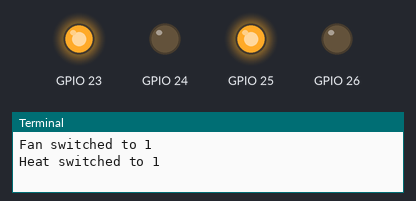
A program run on a simulated Raspberry Pi (BCM pin numbers). Shown: output pins drawn as LEDs (lit = HIGH), the last lines printed to the terminal. At 5.0 s the program stops and its outputs stay as they are.

Above: at 0.1 s.
At 4.1 s:
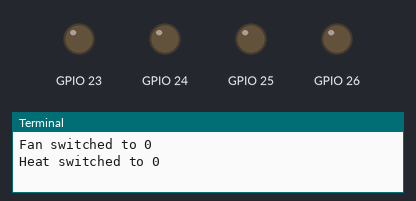
Timing chart, 0 to 5.6 s (numbered marks = the images above):
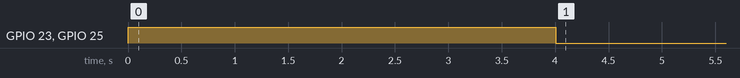

Measured:
- by itself, GPIO 23, GPIO 25: LOW → HIGH at 0.00 s, → LOW 4.0 s later

The program:

main.py
```python
# coding=UTF_8
# rpi-thermostat core module
# Micah Raney
#
# Contains core functionality for thermostat:
# temperature detection-adjustment loop,
# hardware pinout assignments

DEG = '°'

import thermostat
import time

fake_temp_f = 70
test_mode = 'heat'

def read_temp_f():
	return fake_temp_f

def main_loop():
	current_temp_f = read_temp_f()
	desired_temp_f = t.get_desired_temp_f()

	print("Current Temp: " + str(current_temp_f) + DEG + " Fahrenheit")
	print("Desired Temperature: " + str(desired_temp_f))

# Program Start

print("\n*Start*\n")

fan = 23
cold = 24
heat = 25
aux = 26
pins = [ fan, cold, heat, aux ]
t = thermostat.Thermostat(pins, test_mode, 'auto', 75)

while t.mode is not 'off' and t.get_desired_temp_f() is not read_temp_f():
	if test_mode == 'heat' or test_mode == 'aux':
		fake_temp_f += 1 # temp raises
	elif test_mode == 'cold':
		fake_temp_f -= 1 # temp lowers
	main_loop()
	t.adjust_temp_f(read_temp_f())
	print()
	time.sleep(1)
print("*End*\n")
```

thermostat.py
```python
import pinout

class Thermostat:
    modes = ['off', 'heat', 'cold' 'aux'] # precise mode?
    fan_modes = ['auto', 'on']

    def __init__(self, pins, mode = 'off', fan_mode = 'auto', desired_temp_f = 75):
        self.pinout = pinout.Pinout(pins[0],pins[1],pins[2],pins[3])
        self.mode = mode
        self.fan_mode = fan_mode
        self.desired_temp_f = desired_temp_f
        self.fan_status='off'
        self.heat_status='off'
        self.cold_status='off'
        self.aux_status='off'
        print("Current Mode: " + str(self.mode))
        print("Current Fan Mode: " + str(self.fan_mode))
        print("Desired Temperature: " + str(self.desired_temp_f))

    def set_temp_f(self, temp_f):
        self.desired_temp_f = temp_f
        print("New desired temp: " + str(self.desired_temp_f))

    def get_desired_temp_f(self):
        return self.desired_temp_f

    def go_inactive(self):
        self.turn_fan_off()
        self.turn_heat_off()
        self.turn_cold_off()
        self.turn_aux_off()

    def turn_fan_on(self):
        if self.fan_status is not 'on':
            #turn fan on
            self.pinout.fan_toggle(1)
            self.fan_status = 'on'

    def turn_fan_off(self):
        if self.fan_status is not 'off':
            #turn fan off
            self.pinout.fan_toggle(0)
            self.fan_status = 'off'

    def turn_heat_on(self):
        if self.heat_status is not 'on':
            #turn heat on
            self.pinout.heat_toggle(1)
            self.heat_status = 'on'

    def turn_heat_off(self):
        if self.heat_status is not 'off':
            #turn heat off
            self.pinout.heat_toggle(0)
            self.heat_status = 'off'

    def turn_cold_on(self):
        if self.cold_status is not 'on':
            #turn cold on
            self.pinout.cold_toggle(1)
            self.cold_status = 'on'

    def turn_cold_off(self):
        if self.cold_status is not 'off':
            #turn cold off
            self.pinout.cold_toggle(0)
            self.cold_status = 'off'

    def turn_aux_on(self):
        if self.aux_status is not 'on':
            #turn aux on
            self.pinout.aux_toggle(1)
            self.aux_status = 'on'

    def turn_aux_off(self):
        if self.aux_status is not 'off':
            #turn aux off
            self.pinout.aux_toggle(0)
            self.aux_status = 'off'

    def adjust_temp_f(self, current_temp_f):
        if (self.desired_temp_f == current_temp_f) or (self.mode == 'off'):
            self.go_inactive()
        elif self.mode == 'heat':
            if self.desired_temp_f < current_temp_f:
                self.go_inactive()
            else:
                self.turn_fan_on()
                self.turn_heat_on()
        elif self.mode == 'cold':
            if self.desired_temp_f > current_temp_f:
                self.go_inactive()
            else:
                self.turn_fan_on()
                self.turn_cold_on()
        elif self.mode == 'aux':
            if self.desired_temp_f < current_temp_f:
                self.go_inactive()
            else:
                self.turn_fan_on()
                self.turn_aux_on()
```

pinout.py
```python
import time
import RPi.GPIO as GPIO    # Import GPIO handling library for Raspberry Pi

GPIO.cleanup()             # Clean all GPIO connections, circuit draws, etc.
GPIO.setmode(GPIO.BCM)     # Set pinout numbering system to BCM

class Pinout:
    '''Handles hardware interaction and relay switching'''
    def __init__(self, fan_pin, cold_pin, heat_pin, aux_pin):
        self.fan_pin = fan_pin
        self.cold_pin = cold_pin
        self.heat_pin = heat_pin
        self.aux_pin = aux_pin
        GPIO.setup(fan_pin, GPIO.OUT)
        GPIO.setup(cold_pin, GPIO.OUT)
        GPIO.setup(heat_pin, GPIO.OUT)
        GPIO.setup(aux_pin, GPIO.OUT)

    def pinout_exists(self):
        return True

    def fan_toggle(self, state):
        # write HIGH or LOW to self.fan_pin depending on state being 0 or 1
        if state == 0:
            GPIO.output(self.fan_pin, GPIO.LOW)
        elif state == 1:
            GPIO.output(self.fan_pin, GPIO.HIGH)
        print("Fan switched to " + str(state))

    def cold_toggle(self, state):
        # write HIGH or LOW to self.cold_pin depending on state being 0 or 1
        if state == 0:
            GPIO.output(self.cold_pin, GPIO.LOW)
        elif state == 1:
            GPIO.output(self.cold_pin, GPIO.HIGH)
        print("Cold switched to " + str(state))

    def heat_toggle(self, state):
        if state == 0:
            GPIO.output(self.heat_pin, GPIO.LOW)
        elif state == 1:
            GPIO.output(self.heat_pin, GPIO.HIGH)
        print("Heat switched to " + str(state))

    def aux_toggle(self, state):
        # write HIGH or LOW to self.aux_pin depending on state being 0 or 1
        if state == 0:
            GPIO.output(self.aux_pin, GPIO.LOW)
        elif state == 1:
            GPIO.output(self.aux_pin, GPIO.HIGH)
        print("Aux switched to " + str(state))
```
